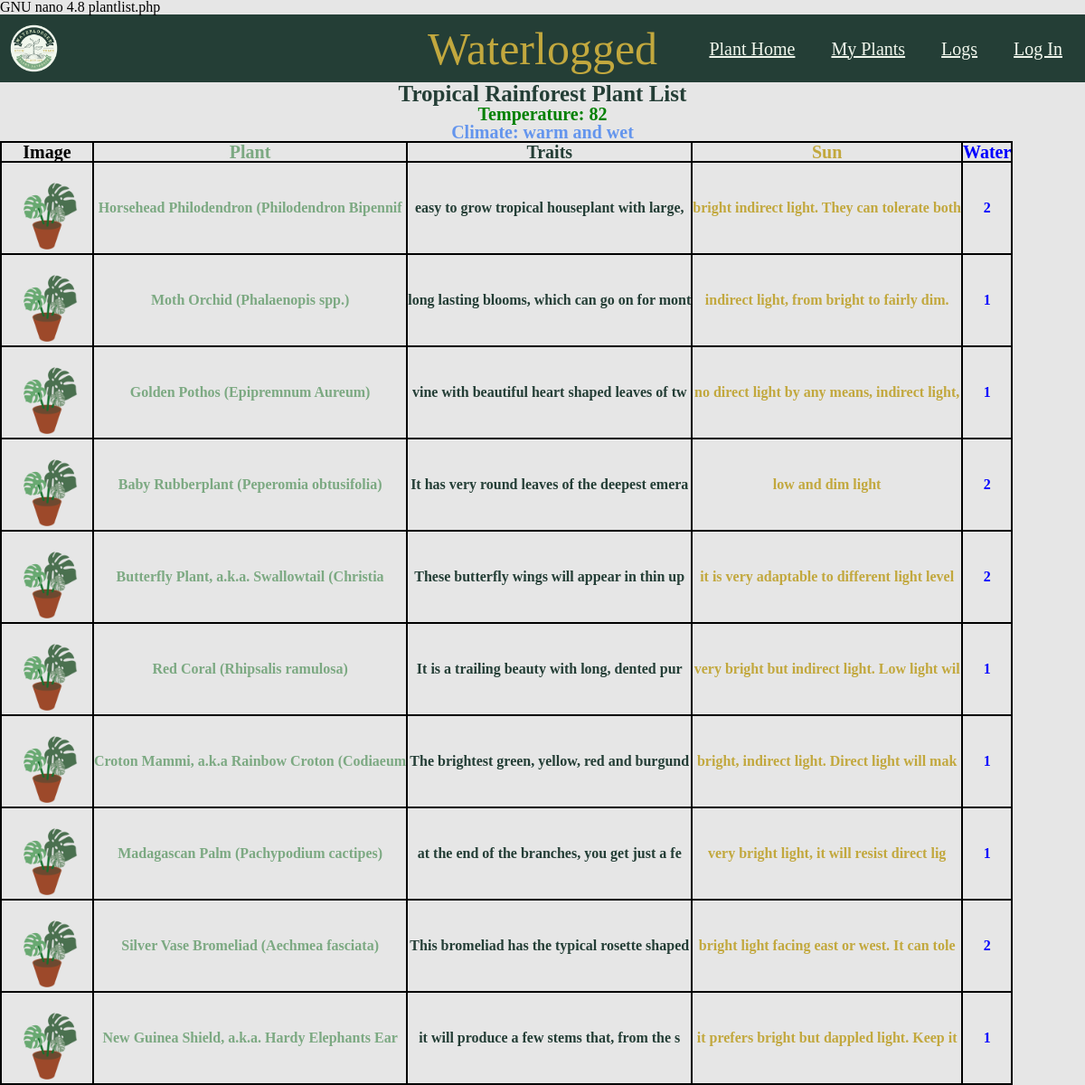
The app's page /html/plantlist.php?location_id=1, older data.
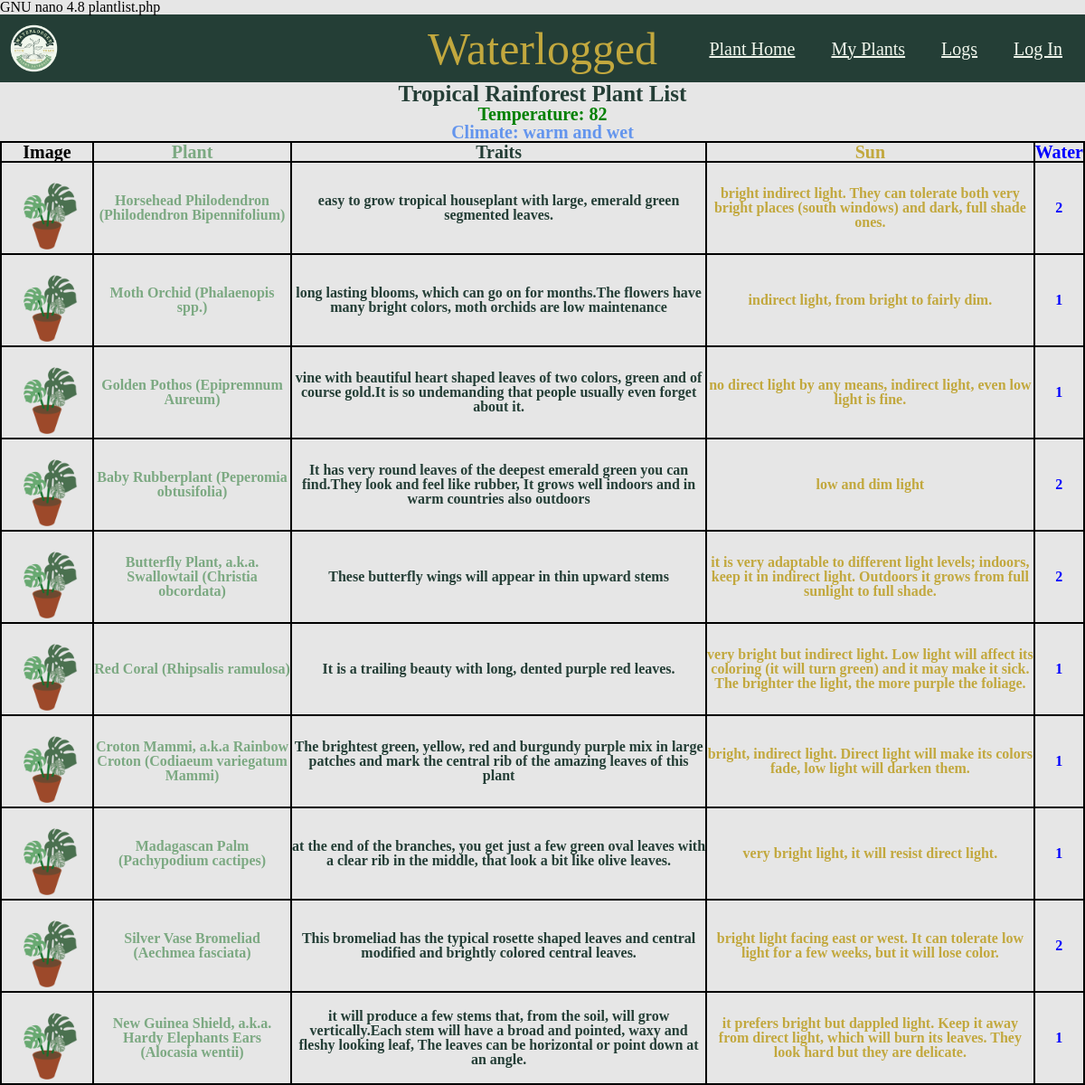
The same page, newer data.
### tables this page shows
CREATE TABLE `locations` (
  `id` int NOT NULL,
  `name` varchar(255) DEFAULT NULL,
  `temperature` int DEFAULT NULL,
  `climate` varchar(255) DEFAULT NULL,
  PRIMARY KEY (`id`)
);

CREATE TABLE images (
    plant_id INT NULL,
    location_id INT NULL,
    path VARCHAR(255) NOT NULL,
    CONSTRAINT fk_plant FOREIGN KEY (plant_id) REFERENCES plants(id),
    CONSTRAINT fk_location FOREIGN KEY (location_id) REFERENCES locations(id),
    CONSTRAINT chk_images CHECK ((plant_id IS NOT NULL AND location_id IS NULL) OR (plant_id IS NULL AND location_id IS NOT NULL))
);

CREATE TABLE `plants` (
  `id` int NOT NULL,
  `name` varchar(225) DEFAULT NULL,
  `traits` mediumtext DEFAULT NULL,
  `sun` varchar(255) DEFAULT NULL,
  `water_freq_weekly` varchar(255) DEFAULT NULL,
  `location_id` int,  
  PRIMARY KEY (`id`),
  CONSTRAINT `location_id_fk` FOREIGN KEY (`location_id`) REFERENCES `locations` (`id`));

### html/plantlist.php (the view, shortened to what this page needs)
<?php
    $servername = "localhost";
    $username = "cof";
    $password = "cOwmoo1324!";
    $dbname = "waterlogged";
    $conn = new mysqli($servername, $username, $password, $dbname);
    $location_id = 0;
    $locationName = "";
    $locationTemperature = "";
    $locationClimate = "";
    if (isset($_GET['location_id']) && is_numeric($_GET['location_id'])) {
        $location_id = $conn->real_escape_string($_GET['location_id']);
    }
    $sql = "SELECT
    l.id as location_id,
    l.name as location_name,
    l.temperature,
    l.climate,
    p.id,
    p.name,
    p.traits,
    p.sun,
    p.water_freq_weekly,
    images.path
    FROM plants as p
    join images on p.id = images.plant_id
    join locations as l on p.location_id = l.id
    where p.location_id = $location_id;";
    $result = $conn->query($sql);
    if ($result->num_rows > 0) {
        $firstRow = $result->fetch_assoc();
        $locationName = $firstRow["location_name"];
        $locationTemperature = $firstRow["temperature"];
        $locationClimate = $firstRow["climate"];
        $result->data_seek(0);
    }
?>
<!DOCTYPE html>
<html lang="en">
<head>
    <link rel="stylesheet" href="../css/mainStyle.css" />
</head>
<body>
    <nav class="nav-links">
        <div class="logo">
        <a href="../index.php">
            <img src="../images/Waterlogged_Logo.png" alt="Waterlogged Logo" id="logo"/>
                </a>
        </div>
        <div class="please"style="position: absolute; left: 50%; transform: translateX(-50%);">Waterlogged</div>
        <ul>
            <li><a href="../index.php">Plant Home</a></li>
            <li><a href="./myPlants.php">My Plants</a></li>
            <li><a href="./logs.php">Logs</a></li>
            <li><a href="./users.php">Log In</a></li>
        </ul>
    </nav>
    <div class ="header-plant-list">
    <h1 class="top-header-PL"><?php echo htmlspecialchars($locationName); ?> Plant List</h1>
    <p class="temperature">Temperature: <?php echo htmlspecialchars($locationTemperature); ?></p>
    <p class="climate">Climate: <?php echo htmlspecialchars($locationClimate); ?></p>
</div>
    <table style=" table-layout: fixed;">
    <tr>
        <th style="border: 2px solid black;color:light green;font-weight:bold;font-size: 20px;">Image</th>
        <th style="border: 2px solid black;color:#7CA982;font-weight:bold;font-size: 20px;">Plant</th>
        <th style="border: 2px solid black;color:#243E36;;font-weight:bold;font-size: 20px;">Traits</th>
        <th style="border: 2px solid black;color:#C2A83E;font-weight:bold;font-size: 20px;">Sun</th>
        <th style="border: 2px solid black;color:blue;font-weight:bold;font-size: 20px;">Water</th>
    </tr>
    <?php if ($result->num_rows > 0): ?>
            <?php while($row = $result->fetch_assoc()): ?>
                <tr>
                    <td style='border: 2px solid black;'>
                        <img src="../<?php echo htmlspecialchars($row['path']); ?>" alt="<?php echo htmlspecialchars($row['name']); ?>" style="width:100px;height:auto;">
                    </td>
                    <td style='border: 2px solid black;color:#7CA982;font-weight:bold;'><?php echo htmlspecialchars($row["name"]); ?></td>
                    <td style='border: 2px solid black;color:#243E36;font-weight:bold;'><?php echo htmlspecialchars($row["traits"]); ?></td>
                    <td style='border: 2px solid black;color:#C2A83E;font-weight:bold;'><?php echo htmlspecialchars($row["sun"]); ?></td>
                    <td style='border: 2px solid black;color:blue;font-weight:bold;'><?php echo htmlspecialchars($row["water_freq_weekly"]); ?></td>
                </tr>
            <?php endwhile; ?>
        <?php else: ?>
            <tr><td colspan='5' style='border: 2px solid black;'>0 results</td></tr>
        <?php endif; ?>
    </table>
</body>
</html>

### css/mainStyle.css (style rules this page uses)
html, body, div, span, applet, object, iframe, h1, h2, h3, h4, h5, h6, p, blockquote, pre, a, abbr, acronym, address, big, cite, code, del, dfn, em, img, ins, kbd, q, s, samp, small, strike, strong, sub, sup, tt, var, b, u, i, center, dl, dt, dd, ol, ul, li, fieldset, form, label, legend, table, caption, tbody, tfoot, thead, tr, th, td, article, aside, canvas, details, embed, figure, figcaption, footer, header, hgroup, menu, nav, output, ruby, section, summary, time, mark, audio, video { margin: 0; padding: 0; border: 0; font-size: 100%; font: inherit; vertical-align: baseline; }
article, aside, details, figcaption, figure, footer, header, hgroup, menu, nav, section { display: block; }
body { line-height: 1; }
ol, ul { list-style: none; }
table { border-collapse: collapse; border-spacing: 0; }
* { margin: 0; padding: 0; }
body { background-color: #e6e6e6; }
.please { font-size: 50px; color: #c2a83e; }
nav { display: flex; justify-content: space-between; align-items: center; background-color: #243e36; }
.nav-links { display: flex; list-style: none; font-size: 20px; }
.nav-links li { display: inline-block; padding-right: 25px; margin-left: 10px; }
.nav-links a { color: #f1f7ed; }
#logo { height: 75px; }
.header-plant-list { text-align: center; }
.top-header-PL { color: #243e36; font-weight: bold; font-size: 25px; }
.temperature { color: green; font-weight: bold; font-size: 20px; }
.climate { color: cornflowerblue; font-weight: bold; font-size: 20px; }
td, th { text-align: center; vertical-align: middle; }

Row changes from the older to the newer data that the page shows:
changed through a linked row, images: plant.name "Horsehead Philodendron (Philodendron Bipennif" → "Horsehead Philodendron (Philodendron Bipennifolium)"; plant.traits "easy to grow tropical houseplant with large," → "easy to grow tropical houseplant with large, emerald green segmented leaves."; plant.sun "bright indirect light. They can tolerate both" → "bright indirect light. They can tolerate both very bright places (south windows) and dark, full shade ones."
changed through a linked row, images "Moth Orchid (Phalaenopis spp.)": plant.traits "long lasting blooms, which can go on for mont" → "long lasting blooms, which can go on for months.The flowers have many bright colors, moth orchids are low maintenance"
changed through a linked row, images "Golden Pothos (Epipremnum Aureum)": plant.traits "vine with beautiful heart shaped leaves of tw" → "vine with beautiful heart shaped leaves of two colors, green and of course gold.It is so undemanding that people usually even forget about it."; plant.sun "no direct light by any means, indirect light," → "no direct light by any means, indirect light, even low light is fine."
changed through a linked row, images "Baby Rubberplant (Peperomia obtusifolia)": plant.traits "It has very round leaves of the deepest emera" → "It has very round leaves of the deepest emerald green you can find.They look and feel like rubber, It grows well indoors and in warm countries also outdoors"
changed through a linked row, images: plant.name "Butterfly Plant, a.k.a. Swallowtail (Christia" → "Butterfly Plant, a.k.a. Swallowtail (Christia obcordata)"; plant.traits "These butterfly wings will appear in thin up" → "These butterfly wings will appear in thin upward stems"; plant.sun "it is very adaptable to different light level" → "it is very adaptable to different light levels; indoors, keep it in indirect light. Outdoors it grows from full sunlight to full shade."
changed through a linked row, images "Red Coral (Rhipsalis ramulosa)": plant.traits "It is a trailing beauty with long, dented pur" → "It is a trailing beauty with long, dented purple red leaves."; plant.sun "very bright but indirect light. Low light wil" → "…indirect light. Low light will affect its coloring (it will turn green) and it may make it sick. The brighter the light, the more purple the foliage."
changed through a linked row, images: plant.name "Croton Mammi, a.k.a Rainbow Croton (Codiaeum" → "Croton Mammi, a.k.a Rainbow Croton (Codiaeum variegatum Mammi)"; plant.traits "The brightest green, yellow, red and burgund" → "The brightest green, yellow, red and burgundy purple mix in large patches and mark the central rib of the amazing leaves of this plant"; plant.sun "bright, indirect light. Direct light will mak" → "bright, indirect light. Direct light will make its colors fade, low light will darken them."
changed through a linked row, images "Madagascan Palm (Pachypodium cactipes)": plant.traits "at the end of the branches, you get just a fe" → "at the end of the branches, you get just a few green oval leaves with a clear rib in the middle, that look a bit like olive leaves."; plant.sun "very bright light, it will resist direct lig" → "very bright light, it will resist direct light."
changed through a linked row, images "Silver Vase Bromeliad (Aechmea fasciata)": plant.traits "This bromeliad has the typical rosette shaped" → "This bromeliad has the typical rosette shaped leaves and central modified and brightly colored central leaves."; plant.sun "bright light facing east or west. It can tole" → "bright light facing east or west. It can tolerate low light for a few weeks, but it will lose color."
changed through a linked row, images: plant.name "New Guinea Shield, a.k.a. Hardy Elephants Ear" → "New Guinea Shield, a.k.a. Hardy Elephants Ears (Alocasia wentii)"; plant.traits "it will produce a few stems that, from the s" → "…stems that, from the soil, will grow vertically.Each stem will have a broad and pointed, waxy and fleshy looking leaf, The leaves can be horizontal or point down at an angle."; plant.sun "it prefers bright but dappled light. Keep it" → "it prefers bright but dappled light. Keep it away from direct light, which will burn its leaves. They look hard but they are delicate."
